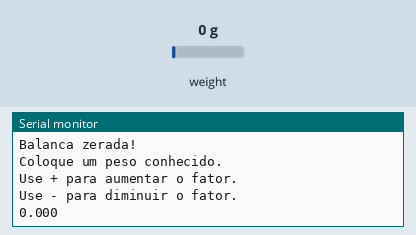
Bench run of a sketch on a simulated Arduino Uno, built with avr-gcc and run on an emulated ATmega328P. On the bench: the last lines printed to the serial monitor. The inputs (shaded band) are chosen by the test bench; at power-on: weight on the scale 0 g.

Above: at 5.2 s.
5.3 s: weight on the scale set to 100 g
At 6.7 s:
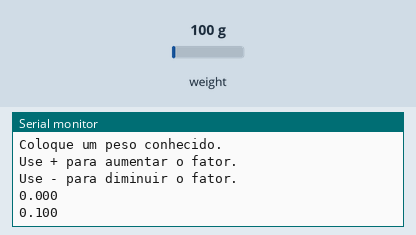
6.8 s: weight on the scale set to 1250 g
At 9.2 s:
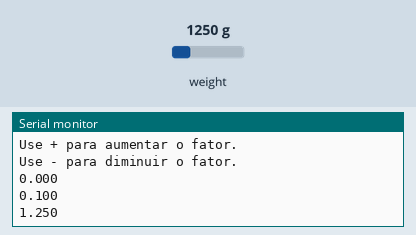
Timing chart, 0 to 10.7 s (numbered marks = the images above; inputs shaded):
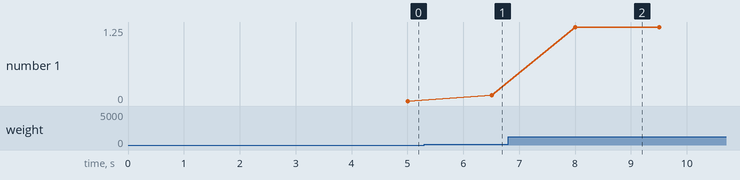

Measured:
- after the input at 5.3 s, the serial monitor: prints a new line after 1.2 s (image 1)
- after the input at 6.8 s, the serial monitor: prints a new line after 1.2 s (image 2)
- plotted number 1: 0 → 0.1 after the input at 5.3 s, 0.1 → 1.25 after the input at 6.8 s

The sketch:

PrimeiroCodigoBalanca.ino
```cpp
#include "HX711.h"

const int HX_DT = 18;
const int HX_SCK = 19;

HX711 balanca;

float calibration_factor = 20865.00;
float peso;

void setup() {

  Serial.begin(115200);

  balanca.begin(HX_DT, HX_SCK);

  Serial.println("Remova todos os pesos da balanca");
  delay(3000);

  balanca.set_scale();
  balanca.tare();

  Serial.println("Balanca zerada!");
  Serial.println("Coloque um peso conhecido.");
  Serial.println("Use + para aumentar o fator.");
  Serial.println("Use - para diminuir o fator.");
}

void loop() {

  balanca.set_scale(calibration_factor);

  peso = balanca.get_units(10);

  Serial.println(peso, 3);

  delay(500);

  if (Serial.available()) {

    char temp = Serial.read();

    if (temp == '+') {
      calibration_factor += 1;
    }

    else if (temp == '-') {
      calibration_factor -= 1;
    }
  }
}
```
